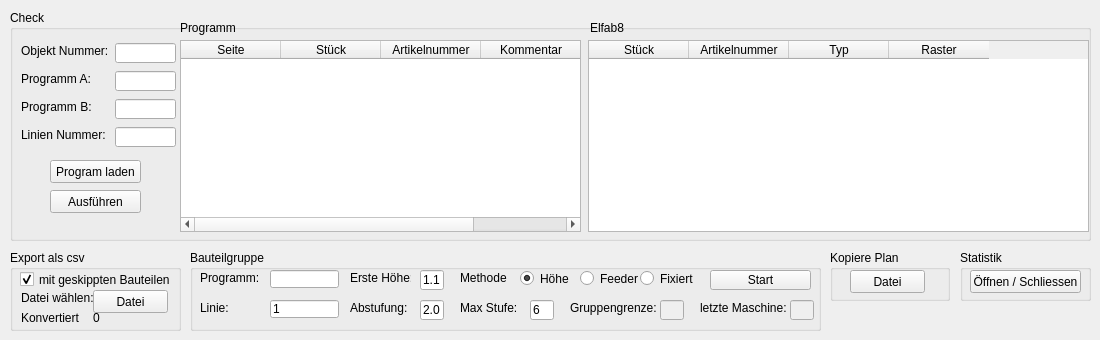
    <widget class="QWidget" name="tabYamaha">
     <attribute name="title">
      <string>Yamaha</string>
     </attribute>
     <widget class="QGroupBox" name="gpbCheck">
      <property name="geometry">
       <rect>
        <x>10</x>
        <y>10</y>
        <width>1081</width>
        <height>231</height>
       </rect>
      </property>
      <property name="title">
       <string>Check</string>
      </property>
      <widget class="QLabel" name="lblProgram">
       <property name="geometry">
        <rect>
         <x>170</x>
         <y>10</y>
         <width>61</width>
         <height>16</height>
        </rect>
       </property>
       <property name="text">
        <string>Programm</string>
       </property>
      </widget>
      <widget class="QLabel" name="lblElfab8">
       <property name="geometry">
        <rect>
         <x>580</x>
         <y>10</y>
         <width>47</width>
         <height>16</height>
        </rect>
       </property>
       <property name="text">
        <string>Elfab8</string>
       </property>
      </widget>
      <widget class="QPushButton" name="btnYamahaCheck">
       <property name="geometry">
        <rect>
         <x>40</x>
         <y>180</y>
         <width>91</width>
         <height>23</height>
        </rect>
       </property>
       <property name="text">
        <string>Ausführen</string>
       </property>
      </widget>
      <widget class="QTableWidget" name="lstElfab8">
       <property name="geometry">
        <rect>
         <x>578</x>
         <y>30</y>
         <width>501</width>
         <height>192</height>
        </rect>
       </property>
       <attribute name="horizontalHeaderMinimumSectionSize">
        <number>10</number>
       </attribute>
       <attribute name="horizontalHeaderShowSortIndicator" stdset="0">
        <bool>true</bool>
       </attribute>
       <attribute name="verticalHeaderVisible">
        <bool>false</bool>
       </attribute>
       <attribute name="verticalHeaderDefaultSectionSize">
        <number>5</number>
       </attribute>
       <attribute name="verticalHeaderMinimumSectionSize">
        <number>5</number>
       </attribute>
       <column>
        <property name="text">
         <string>Stück</string>
        </property>
       </column>
       <column>
        <property name="text">
         <string>Artikelnummer</string>
        </property>
       </column>
       <column>
        <property name="text">
         <string>Typ</string>
        </property>
       </column>
       <column>
        <property name="text">
         <string>Raster</string>
        </property>
       </column>
      </widget>
      <widget class="QTableWidget" name="lstProgram">
       <property name="geometry">
        <rect>
         <x>170</x>
         <y>30</y>
         <width>401</width>
         <height>192</height>
        </rect>
       </property>
       <property name="columnCount">
        <number>4</number>
       </property>
       <attribute name="horizontalHeaderDefaultSectionSize">
        <number>100</number>
       </attribute>
       <attribute name="horizontalHeaderMinimumSectionSize">
        <number>10</number>
       </attribute>
       <attribute name="horizontalHeaderShowSortIndicator" stdset="0">
        <bool>true</bool>
       </attribute>
       <attribute name="verticalHeaderVisible">
        <bool>false</bool>
       </attribute>
       <attribute name="verticalHeaderDefaultSectionSize">
        <number>5</number>
       </attribute>
       <attribute name="verticalHeaderMinimumSectionSize">
        <number>5</number>
       </attribute>
       <column>
        <property name="text">
         <string>Seite</string>
        </property>
       </column>
       <column>
        <property name="text">
         <string>Stück</string>
        </property>
       </column>
       <column>
        <property name="text">
         <string>Artikelnummer</string>
        </property>
       </column>
       <column>
        <property name="text">
         <string>Kommentar</string>
        </property>
       </column>
      </widget>
      <widget class="QPushButton" name="btnYamahaGetProgram">
       <property name="geometry">
        <rect>
         <x>40</x>
         <y>150</y>
         <width>91</width>
         <height>23</height>
        </rect>
       </property>
       <property name="text">
        <string>Program laden</string>
       </property>
      </widget>
      <widget class="QLabel" name="lblObjectNumber">
       <property name="geometry">
        <rect>
         <x>11</x>
         <y>33</y>
         <width>91</width>
         <height>16</height>
        </rect>
       </property>
       <property name="text">
        <string>Objekt Nummer:</string>
       </property>
      </widget>
      <widget class="QLineEdit" name="entObjectNumber">
       <property name="geometry">
        <rect>
         <x>105</x>
         <y>33</y>
         <width>61</width>
         <height>20</height>
        </rect>
       </property>
      </widget>
      <widget class="QLabel" name="lblProgramA">
       <property name="geometry">
        <rect>
         <x>11</x>
         <y>61</y>
         <width>81</width>
         <height>16</height>
        </rect>
       </property>
       <property name="text">
        <string>Programm A:</string>
       </property>
      </widget>
      <widget class="QLineEdit" name="entProgramA">
       <property name="geometry">
        <rect>
         <x>105</x>
         <y>61</y>
         <width>61</width>
         <height>20</height>
        </rect>
       </property>
      </widget>
      <widget class="QLabel" name="lblProgamB">
       <property name="geometry">
        <rect>
         <x>11</x>
         <y>89</y>
         <width>81</width>
         <height>16</height>
        </rect>
       </property>
       <property name="text">
        <string>Programm B:</string>
       </property>
      </widget>
      <widget class="QLineEdit" name="entProgramB">
       <property name="geometry">
        <rect>
         <x>105</x>
         <y>89</y>
         <width>61</width>
         <height>20</height>
        </rect>
       </property>
      </widget>
      <widget class="QLabel" name="lblLineNumber">
       <property name="geometry">
        <rect>
         <x>11</x>
         <y>117</y>
         <width>91</width>
         <height>16</height>
        </rect>
       </property>
       <property name="text">
        <string>Linien Nummer:</string>
       </property>
      </widget>
      <widget class="QLineEdit" name="entLineNumber">
       <property name="geometry">
        <rect>
         <x>105</x>
         <y>117</y>
         <width>61</width>
         <height>20</height>
        </rect>
       </property>
      </widget>
     </widget>
     <widget class="QGroupBox" name="gpbExport">
      <property name="geometry">
       <rect>
        <x>10</x>
        <y>250</y>
        <width>171</width>
        <height>81</height>
       </rect>
      </property>
      <property name="title">
       <string>Export als csv</string>
      </property>
      <widget class="QCheckBox" name="ckbYamahaExportSkip">
       <property name="geometry">
        <rect>
         <x>10</x>
         <y>21</y>
         <width>151</width>
         <height>17</height>
        </rect>
       </property>
       <property name="text">
        <string>mit geskippten Bauteilen</string>
       </property>
       <property name="checked">
        <bool>true</bool>
       </property>
      </widget>
      <widget class="QPushButton" name="btnYamahaExport">
       <property name="geometry">
        <rect>
         <x>83</x>
         <y>40</y>
         <width>75</width>
         <height>23</height>
        </rect>
       </property>
       <property name="text">
        <string>Datei</string>
       </property>
      </widget>
      <widget class="QLabel" name="lblExport">
       <property name="geometry">
        <rect>
         <x>11</x>
         <y>40</y>
         <width>81</width>
         <height>16</height>
        </rect>
       </property>
       <property name="text">
        <string>Datei wählen:</string>
       </property>
      </widget>
      <widget class="QLabel" name="lblCount0">
       <property name="geometry">
        <rect>
         <x>11</x>
         <y>60</y>
         <width>58</width>
         <height>16</height>
        </rect>
       </property>
       <property name="text">
        <string>Konvertiert:</string>
       </property>
      </widget>
      <widget class="QLabel" name="lblCount">
       <property name="geometry">
        <rect>
         <x>83</x>
         <y>60</y>
         <width>71</width>
         <height>16</height>
        </rect>
       </property>
       <property name="text">
        <string>0</string>
       </property>
      </widget>
     </widget>
     <widget class="QGroupBox" name="grpStatistics">
      <property name="geometry">
       <rect>
        <x>960</x>
        <y>250</y>
        <width>131</width>
        <height>51</height>
       </rect>
      </property>
      <property name="title">
       <string>Statistik</string>
      </property>
      <widget class="QPushButton" name="btnYamahaStat">
       <property name="geometry">
        <rect>
         <x>10</x>
         <y>20</y>
         <width>111</width>
         <height>23</height>
        </rect>
       </property>
       <property name="text">
        <string>Öffnen / Schliessen</string>
       </property>
      </widget>
     </widget>
     <widget class="QGroupBox" name="grpYamahaLayer">
      <property name="enabled">
       <bool>true</bool>
      </property>
      <property name="geometry">
       <rect>
        <x>190</x>
        <y>250</y>
        <width>631</width>
        <height>81</height>
       </rect>
      </property>
      <property name="title">
       <string>Bauteilgruppe</string>
      </property>
      <widget class="QPushButton" name="btnYamahaSetLayer">
       <property name="geometry">
        <rect>
         <x>520</x>
         <y>20</y>
         <width>101</width>
         <height>20</height>
        </rect>
       </property>
       <property name="text">
        <string>Start</string>
       </property>
      </widget>
      <widget class="QLineEdit" name="entYamahaLayerFirstHeight">
       <property name="geometry">
        <rect>
         <x>230</x>
         <y>20</y>
         <width>24</width>
         <height>20</height>
        </rect>
       </property>
       <property name="text">
        <string>1.1</string>
       </property>
       <property name="maxLength">
        <number>3</number>
       </property>
      </widget>
      <widget class="QLabel" name="lblYamahaLayerFirstHeight">
       <property name="geometry">
        <rect>
         <x>160</x>
         <y>20</y>
         <width>61</width>
         <height>16</height>
        </rect>
       </property>
       <property name="text">
        <string>Erste Höhe:</string>
       </property>
      </widget>
      <widget class="QLabel" name="lblYamahaLayerHeightDiff">
       <property name="geometry">
        <rect>
         <x>160</x>
         <y>50</y>
         <width>61</width>
         <height>16</height>
        </rect>
       </property>
       <property name="text">
        <string>Abstufung:</string>
       </property>
      </widget>
      <widget class="QLineEdit" name="entYamahaLayerHeightDiff">
       <property name="geometry">
        <rect>
         <x>230</x>
         <y>50</y>
         <width>24</width>
         <height>20</height>
        </rect>
       </property>
       <property name="text">
        <string>2.0</string>
       </property>
       <property name="maxLength">
        <number>3</number>
       </property>
      </widget>
      <widget class="QLabel" name="lblYamahaLayerMaxHeight">
       <property name="geometry">
        <rect>
         <x>270</x>
         <y>50</y>
         <width>61</width>
         <height>16</height>
        </rect>
       </property>
       <property name="text">
        <string>Max Stufe:</string>
       </property>
      </widget>
      <widget class="QLineEdit" name="entYamahaLayerMaxHeight">
       <property name="geometry">
        <rect>
         <x>340</x>
         <y>50</y>
         <width>24</width>
         <height>20</height>
        </rect>
       </property>
       <property name="text">
        <string>6</string>
       </property>
       <property name="maxLength">
        <number>1</number>
       </property>
      </widget>
      <widget class="QLineEdit" name="entYamahaLayerProgramName">
       <property name="geometry">
        <rect>
         <x>80</x>
         <y>20</y>
         <width>69</width>
         <height>18</height>
        </rect>
       </property>
       <property name="text">
        <string/>
       </property>
       <property name="maxLength">
        <number>32767</number>
       </property>
      </widget>
      <widget class="QLabel" name="lblYamahaLayerProgramName">
       <property name="geometry">
        <rect>
         <x>10</x>
         <y>20</y>
         <width>61</width>
         <height>16</height>
        </rect>
       </property>
       <property name="text">
        <string>Programm:</string>
       </property>
      </widget>
      <widget class="QLabel" name="lblYamahaLayerLine">
       <property name="geometry">
        <rect>
         <x>10</x>
         <y>50</y>
         <width>61</width>
         <height>16</height>
        </rect>
       </property>
       <property name="text">
        <string>Linie:</string>
       </property>
      </widget>
      <widget class="QLineEdit" name="entYamahaLayerLine">
       <property name="geometry">
        <rect>
         <x>80</x>
         <y>50</y>
         <width>69</width>
         <height>18</height>
        </rect>
       </property>
       <property name="text">
        <string>1</string>
       </property>
       <property name="maxLength">
        <number>1</number>
       </property>
      </widget>
      <widget class="QLabel" name="label">
       <property name="geometry">
        <rect>
         <x>270</x>
         <y>20</y>
         <width>61</width>
         <height>16</height>
        </rect>
       </property>
       <property name="text">
        <string>Methode</string>
       </property>
      </widget>
      <widget class="QRadioButton" name="rdbYamahaLayerHeight">
       <property name="geometry">
        <rect>
         <x>330</x>
         <y>20</y>
         <width>82</width>
         <height>17</height>
        </rect>
       </property>
       <property name="text">
        <string>Höhe</string>
       </property>
       <property name="checked">
        <bool>true</bool>
       </property>
       <attribute name="buttonGroup">
        <string notr="true">grayGroup</string>
       </attribute>
      </widget>
      <widget class="QRadioButton" name="rdbYamahaLayerFeeder">
       <property name="geometry">
        <rect>
         <x>390</x>
         <y>20</y>
         <width>82</width>
         <height>17</height>
        </rect>
       </property>
       <property name="text">
        <string>Feeder</string>
       </property>
       <attribute name="buttonGroup">
        <string notr="true">grayGroup</string>
       </attribute>
      </widget>
      <widget class="QLabel" name="lblYamahaLayerLastMachine">
       <property name="geometry">
        <rect>
         <x>510</x>
         <y>50</y>
         <width>91</width>
         <height>16</height>
        </rect>
       </property>
       <property name="text">
        <string>letzte Maschine:</string>
       </property>
      </widget>
      <widget class="QLabel" name="lblYamahaLayerSplitGroup">
       <property name="geometry">
        <rect>
         <x>380</x>
         <y>50</y>
         <width>91</width>
         <height>16</height>
        </rect>
       </property>
       <property name="text">
        <string>Gruppengrenze:</string>
       </property>
      </widget>
      <widget class="QLineEdit" name="entYamahaLayerLastMachine">
       <property name="enabled">
        <bool>false</bool>
       </property>
       <property name="geometry">
        <rect>
         <x>600</x>
         <y>50</y>
         <width>24</width>
         <height>20</height>
        </rect>
       </property>
       <property name="maxLength">
        <number>1</number>
       </property>
      </widget>
      <widget class="QLineEdit" name="entYamahaLayerSplitGroup">
       <property name="enabled">
        <bool>false</bool>
       </property>
       <property name="geometry">
        <rect>
         <x>470</x>
         <y>50</y>
         <width>24</width>
         <height>20</height>
        </rect>
       </property>
       <property name="maxLength">
        <number>1</number>
       </property>
      </widget>
      <widget class="QRadioButton" name="rdbYamahaLayerFixed">
       <property name="geometry">
        <rect>
         <x>450</x>
         <y>20</y>
         <width>82</width>
         <height>17</height>
        </rect>
       </property>
       <property name="text">
        <string>Fixiert</string>
       </property>
       <attribute name="buttonGroup">
        <string notr="true">grayGroup</string>
       </attribute>
      </widget>
     </widget>
     <widget class="QGroupBox" name="grpYamahaCopyPlan">
      <property name="enabled">
       <bool>true</bool>
      </property>
      <property name="geometry">
       <rect>
        <x>830</x>
        <y>250</y>
        <width>120</width>
        <height>51</height>
       </rect>
      </property>
      <property name="title">
       <string>Kopiere Plan</string>
      </property>
      <widget class="QPushButton" name="btnYamahaCopyPlan">
       <property name="geometry">
        <rect>
         <x>20</x>
         <y>20</y>
         <width>75</width>
         <height>23</height>
        </rect>
       </property>
       <property name="text">
        <string>Datei</string>
       </property>
      </widget>
     </widget>
    </widget>
